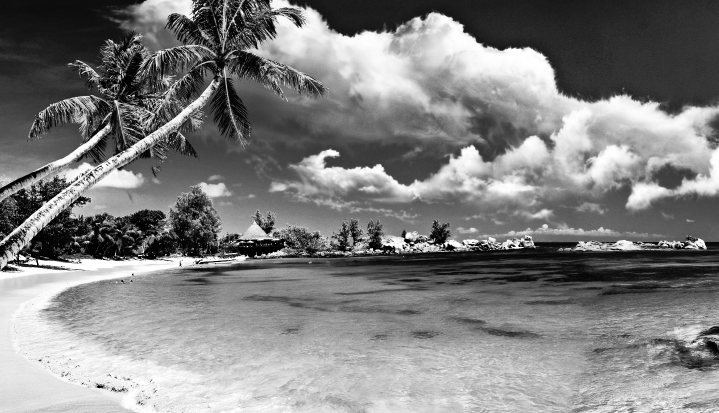
#> input picture DAY 9/equalized_image.png, 1437 x 826 px (shown at 1/2 size)
$ python day11_thresholding.py --image '../DAY 9/equalized_image.png'
#> lines starting #> are read from the running program, lines starting #| are printed output that depends on the picture; after the words box and inside, x2 and y2 are one past the last pixel; in counts of white or black regions, pixels touching at a corner belong together
# day11_thresholding.py
# Complete guide to image thresholding
from __future__ import print_function
import numpy as np
import argparse
import cv2
print("=" * 70)
print("DAY 11: THRESHOLDING")
print("=" * 70)
# -----------------------------------------------------------------
# SECTION 1: LOAD IMAGE
# -----------------------------------------------------------------
print("\n[Section 1] Loading image...")
ap = argparse.ArgumentParser()
ap.add_argument("-i", "--image", required=True,help="Path to the image")
args = vars(ap.parse_args())
# Load image
image = cv2.imread(args["image"])
#> image is the input picture: shape (826, 1437, 3); min 0, max 255, mean 128.2
if image is None:
    print("ERROR: Could not load image!")
    exit()
height, width = image.shape[:2]
#> height = 826; width = 1437
print(f"Loaded: {width} x {height} pixels")
#| Loaded: 1437 x 826 pixels
# Convert to grayscale (thresholding works on single channel)
gray = cv2.cvtColor(image, cv2.COLOR_BGR2GRAY)
cv2.imshow("Original (Color)", image)
cv2.imshow("Grayscale", gray)
cv2.waitKey(0)
# Create a test image with varying lighting for adaptive thresholding demo
print("\nCreating test image with varying lighting...")
test_image = np.zeros((300, 500), dtype="uint8")
# Left side: dark text on light background
cv2.rectangle(test_image, (0, 0), (250, 300), 200, -1)
#> test_image: shape (300, 500); values 0 (black) and 200 (white), 50.2% white; 1 black region, box (x1, y1, x2, y2) and area: (251, 0, 500, 300) 74700
cv2.putText(test_image, "DARK", (80, 160), cv2.FONT_HERSHEY_SIMPLEX, 2,50, 3)
#> test_image: shape (300, 500); min 0, max 200, mean 98.1
# Right side: light text on dark background (inverse)
cv2.rectangle(test_image, (250, 0), (500, 300), 50, -1)
#> test_image: shape (300, 500); values 50 (black) and 200 (white), 48.5% white; 4 white regions, box (x1, y1, x2, y2) and area: (0, 0, 250, 300) 71489, (91, 121, 114, 158) 757, (169, 121, 192, 136) 315, (134, 126, 147, 144) 128
cv2.putText(test_image, "LIGHT", (330, 160), cv2.FONT_HERSHEY_SIMPLEX, 2,200, 3)
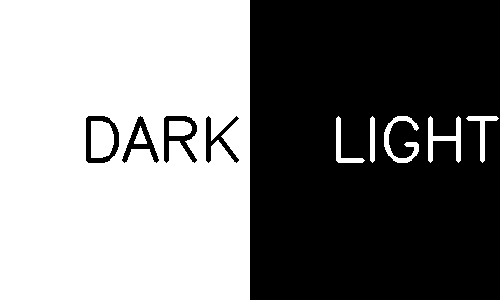
#> test_image: shape (300, 500); values 50 (black) and 200 (white), 49.8% white; 9 white regions, largest, box (x1, y1, x2, y2) and area: (0, 0, 250, 300) 71489, (91, 121, 114, 158) 757, (428, 116, 461, 163) 561
# Add gradient in middle for smooth transition
for x in range(250, 500):
    intensity = int(50 + (x - 250) * 150 / 250)
    test_image[:, x] = intensity
cv2.imshow("Test Image (Varying Lighting)", test_image)
cv2.waitKey(0)
# -----------------------------------------------------------------
# SECTION 2: SIMPLE THRESHOLDING
# -----------------------------------------------------------------
print("\n[Section 2] Simple Thresholding")
print("-" * 50)
print("Simple thresholding uses a SINGLE global threshold value T.")
print("Formula: pixel = 255 if pixel > T else 0")
# Try different threshold values
thresholds = [50, 100, 127, 150, 200]
print("\nApplying different threshold values:")
for T in thresholds:
 # Apply binary threshold
    _, binary = cv2.threshold(gray, T, 255, cv2.THRESH_BINARY)

 # Apply inverse binary threshold
    _, binary_inv = cv2.threshold(gray, T, 255, cv2.THRESH_BINARY_INV)

 # Display
    cv2.putText(binary, f"Binary (T={T})", (10, 30), cv2.FONT_HERSHEY_SIMPLEX, 0.7, (255, 255, 255), 2)
    cv2.putText(binary_inv, f"Binary Inv (T={T})", (10, 30), cv2.FONT_HERSHEY_SIMPLEX, 0.7, (255, 255, 255), 2)

    comparison = np.hstack([binary, binary_inv])
    cv2.imshow(f"Simple Threshold - T={T}", comparison)
    cv2.waitKey(0)
#> binary: shape (826, 1437); 21.7% white; 4000 white regions (3725 under 20 px), largest, box (x1, y1, x2, y2) and area: (0, 510, 720, 826) 101117, (832, 26, 1437, 386) 48271, (531, 0, 856, 211) 24244
print("\nObservation: Lower T = more white pixels, Higher T = more black pixels")
print("Finding the 'perfect' T requires trial and error!")
# Test on varying lighting image
print("\n--- Simple Threshold on Varying Lighting (Problem!) ---")
for T in [100, 127, 150]:
    _, binary_test = cv2.threshold(test_image, T, 255, cv2.THRESH_BINARY)
    cv2.putText(binary_test, f"T={T} (fails on one side)", (10, 30), cv2.FONT_HERSHEY_SIMPLEX, 0.7, (255, 255, 255), 2)
    cv2.imshow(f"Simple Threshold on Varying Lighting - T={T}",binary_test)
    cv2.waitKey(0)
#> binary_test: shape (300, 500); 64.9% white; 8 black regions (2 under 20 px), largest, box (x1, y1, x2, y2) and area: (250, 0, 419, 300) 50232, (164, 116, 197, 163) 656, (86, 116, 119, 163) 618, (122, 116, 159, 163) 543, (206, 116, 239, 163) 494, (268, 22, 274, 29) 31
print("PROBLEM: Single threshold can't handle both dark and light regions!")
print("Solution: Adaptive thresholding!")
# -----------------------------------------------------------------
# SECTION 3: ADAPTIVE THRESHOLDING
# -----------------------------------------------------------------
print("\n[Section 3] Adaptive Thresholding")
print("-" * 50)
print("Adaptive thresholding uses DIFFERENT thresholds for different regions.")
print("How it works: For each pixel, look at its neighborhood and compute:")
print("\nTwo methods:")
print(" 1. MEAN_C: Threshold = mean(neighborhood) - C")
print(" 2. GAUSSIAN_C: Threshold = weighted mean(neighborhood) - C")
# Apply adaptive thresholding
block_sizes = [11, 21, 31] # Neighborhood size (must be odd)
constant_C = [2, 5, 10] # Value subtracted from mean
print("\nApplying adaptive thresholding to varying lighting image...")
# Show original test image
cv2.imshow("Original Test Image (varying lighting)", test_image)
cv2.waitKey(0)
# Method 1: Mean C
print("\n--- Method: ADAPTIVE_THRESH_MEAN_C ---")
for block in block_sizes:
    for C in constant_C:
        adaptive_mean = cv2.adaptiveThreshold(
        test_image, 255, cv2.ADAPTIVE_THRESH_MEAN_C,
        cv2.THRESH_BINARY, block, C
        )
    cv2.putText(adaptive_mean, f"Mean C: block={block}, C={C}", (10,30),
    cv2.FONT_HERSHEY_SIMPLEX, 0.5, (255, 255, 255), 1)
    cv2.imshow(f"Adaptive Mean - block={block}, C={C}",adaptive_mean)
    cv2.waitKey(0)
#> adaptive_mean: shape (300, 500); 95.7% white; 5 black regions, box (x1, y1, x2, y2) and area: (250, 0, 264, 300) 4200, (164, 116, 197, 163) 656, (86, 116, 119, 163) 618, (122, 116, 159, 163) 543, (206, 116, 239, 163) 494
# Method 2: Gaussian C
print("\n--- Method: ADAPTIVE_THRESH_GAUSSIAN_C ---")
for block in block_sizes:
    for C in constant_C:
        adaptive_gauss = cv2.adaptiveThreshold(
        test_image, 255, cv2.ADAPTIVE_THRESH_GAUSSIAN_C,
        cv2.THRESH_BINARY, block, C
        )
    cv2.putText(adaptive_gauss, f"Gauss C: block={block}, C={C}",(10, 30), cv2.FONT_HERSHEY_SIMPLEX, 0.5, (255, 255, 255), 1)
    cv2.imshow(f"Adaptive Gaussian - block={block}, C={C}",adaptive_gauss)
    cv2.waitKey(0)
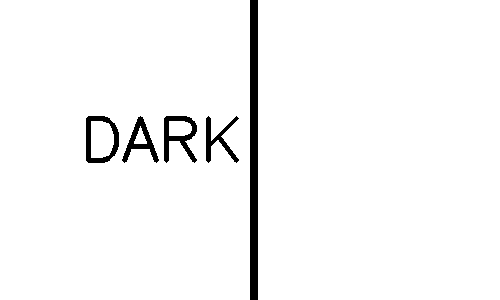
#> adaptive_gauss: shape (300, 500); 96.9% white; 5 black regions, box (x1, y1, x2, y2) and area: (250, 0, 258, 300) 2400, (164, 116, 197, 163) 656, (86, 116, 119, 163) 618, (122, 116, 159, 163) 543, (206, 116, 239, 163) 494
print("\nSUCCESS! Adaptive thresholding handles varying lighting!")
print(" - Mean C: faster, good for uniform lighting variations")
print(" - Gaussian C: slower, better for complex lighting")
# Apply to real image
print("\n--- Applying Adaptive Thresholding to Your Image ---")
# Find good parameters (tune these for your image)
best_adaptive = cv2.adaptiveThreshold(
 gray, 255, cv2.ADAPTIVE_THRESH_GAUSSIAN_C,
 cv2.THRESH_BINARY, 11, 2
)
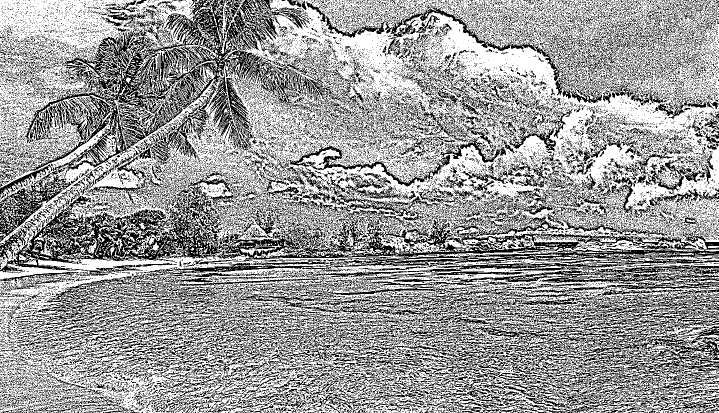
#> best_adaptive: shape (826, 1437) (shown at 1/2 size); 60.7% white; black in thin lines or dots
cv2.imshow("Original Grayscale", gray)
cv2.imshow("Adaptive Threshold (Gaussian, block=11, C=2)", best_adaptive)
cv2.waitKey(0)
# -----------------------------------------------------------------
# SECTION 4: OTSU'S METHOD (AUTOMATIC THRESHOLD)
# -----------------------------------------------------------------
print("\n[Section 4] Otsu's Method - Automatic Threshold Selection")
print("-" * 50)
print("Otsu's method analyzes the histogram to find the optimal threshold.")
print("Assumption: Image has two peaks (foreground and background).")
# Compute and display histogram
hist = cv2.calcHist([gray], [0], None, [256], [0, 256])
#> hist = 256 values, max 11976 at index 135, min 0 at index 24, mean 4636.6
# Find Otsu's threshold
otsu_threshold, otsu_result = cv2.threshold(
 gray, 0, 255, cv2.THRESH_BINARY + cv2.THRESH_OTSU
)
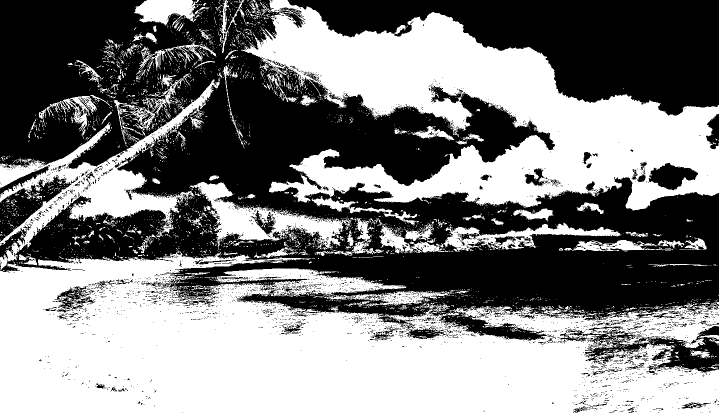
#> otsu_result: shape (826, 1437) (shown at 1/2 size); 50.2% white; 3587 black regions (3430 under 20 px), largest, box (x1, y1, x2, y2) and area: (0, 0, 1437, 682) 444966, (575, 0, 1437, 231) 100968, (1131, 652, 1437, 745) 9718
#> otsu_threshold = 127
print(f"\nOtsu automatically found threshold T = {otsu_threshold}")
#| Otsu automatically found threshold T = 127.0
# Compare with manual threshold
manual_threshold = 127
_, manual_result = cv2.threshold(gray, manual_threshold, 255,
cv2.THRESH_BINARY)
# Create comparison
comparison = np.hstack([
 cv2.resize(gray, (250, 200)),
 cv2.resize(manual_result, (250, 200)),
 cv2.resize(otsu_result, (250, 200))
])
cv2.putText(comparison, "Original", (80, 30), cv2.FONT_HERSHEY_SIMPLEX,
0.6, (255, 255, 255), 2)
cv2.putText(comparison, f"Manual T={manual_threshold}", (300, 30),cv2.FONT_HERSHEY_SIMPLEX, 0.6, (255, 255, 255), 2)
cv2.putText(comparison, f"Otsu T={otsu_threshold}", (560, 30), cv2.FONT_HERSHEY_SIMPLEX, 0.6, (255, 255, 255), 2)
cv2.imshow("Manual vs Otsu Thresholding", comparison)
cv2.waitKey(0)
# Visualize threshold on histogram
print("\n--- Visualizing Otsu Threshold on Histogram ---")
import matplotlib.pyplot as plt
plt.figure(figsize=(10, 6))
plt.plot(hist, color='black')
plt.axvline(x=otsu_threshold, color='red', linestyle='--', label=f"Otsu Threshold = {otsu_threshold}")
plt.axvline(x=manual_threshold, color='blue', linestyle='--',label=f"Manual Threshold = {manual_threshold}")
plt.title("Grayscale Histogram with Thresholds")
plt.xlabel("Pixel Intensity")
plt.ylabel("Number of Pixels")
plt.legend()
plt.grid(True, alpha=0.3)
plt.savefig("otsu_histogram.png")
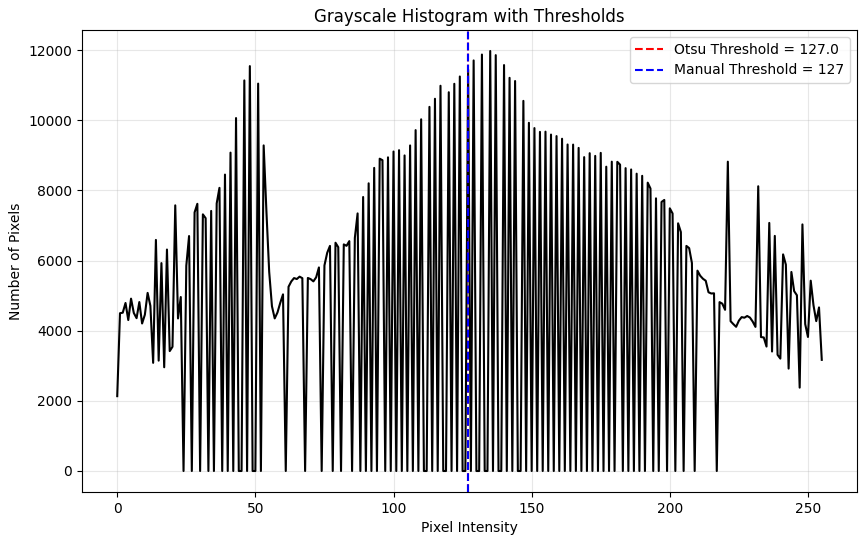
#> figure drawn by matplotlib, 1 panel; curve peaks at x = 135, y = 11976
plt.show()
print("\nAdvantages of Otsu:")
print(" - No manual tuning needed")
print(" - Optimal for bimodal histograms (two distinct peaks)")
print("Disadvantages:")
print(" - Fails if histogram is not bimodal")
print(" - Assumes uniform lighting")
# -----------------------------------------------------------------
# SECTION 5: THRESHOLDING TYPES COMPARISON
# -----------------------------------------------------------------
print("\n[Section 5] All Thresholding Types Comparison")
print("-" * 50)
# Apply all types for comparison
threshold_types = {
 "Binary (T=127)": lambda: cv2.threshold(gray, 127, 255,cv2.THRESH_BINARY)[1],
 "Binary Inv (T=127)": lambda: cv2.threshold(gray, 127, 255,cv2.THRESH_BINARY_INV)[1],
 "Trunc (T=127)": lambda: cv2.threshold(gray, 127, 255,cv2.THRESH_TRUNC)[1],
 "Tozero (T=127)": lambda: cv2.threshold(gray, 127, 255,cv2.THRESH_TOZERO)[1],
 "Tozero Inv (T=127)": lambda: cv2.threshold(gray, 127, 255,cv2.THRESH_TOZERO_INV)[1],
 "Adaptive (Mean)": lambda: cv2.adaptiveThreshold(gray, 255,cv2.ADAPTIVE_THRESH_MEAN_C,cv2.THRESH_BINARY,11, 2),
 "Adaptive (Gaussian)": lambda: cv2.adaptiveThreshold(gray, 255,cv2.ADAPTIVE_THRESH_GAUSSIAN_C,cv2.THRESH_BINARY, 11, 2),
 "Otsu": lambda: cv2.threshold(gray, 0, 255, cv2.THRESH_BINARY + cv2.THRESH_OTSU)[1]
}
# Create a grid of results
grid_images = []
current_row = []
for i, (name, func) in enumerate(threshold_types.items()):
    result = func()
    result_resized = cv2.resize(result, (200, 150))
    cv2.putText(result_resized, name[:15], (5, 20),
    cv2.FONT_HERSHEY_SIMPLEX, 0.4, (255, 255, 255), 1)
    current_row.append(result_resized)

    if len(current_row) == 4:
        grid_images.append(np.hstack(current_row))
        current_row = []
#> this loop made 8 passes
#> name on passes 1 to 8: 'Binary (T=127)', 'Binary Inv (T=127)', 'Trunc (T=127)', 'Tozero (T=127)', 'Tozero Inv (T=127)', 'Adaptive (Mean)', 'Adaptive (Gaussian)', 'Otsu'
#> pass 1, `result_resized = cv2.resize(result, (200, 150))`:
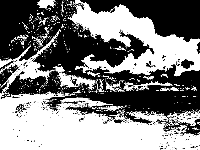
#> result_resized: shape (150, 200); min 0, max 255, mean 128.1
#> after the loop, current_row = []; grid_images = 2 items
if current_row:
    while len(current_row) < 4:
        blank = np.zeros((150, 200), dtype="uint8")
        current_row.append(blank)
        grid_images.append(np.hstack(current_row))
grid = np.vstack(grid_images)
cv2.imshow("ALL THRESHOLDING TYPES COMPARED", grid)
cv2.waitKey(0)
# -----------------------------------------------------------------
# SECTION 6: PRACTICAL APPLICATION - COINS SEGMENTATION
# -----------------------------------------------------------------
print("\n[Section 6] Practical Application: Coin Segmentation")
print("-" * 50)
# Create a simulated coins image (or use real one if available)
coins = np.zeros((400, 400), dtype="uint8")
#> coins: shape (400, 400); every value is 0
# Draw circles to simulate coins
cv2.circle(coins, (100, 100), 50, 200, -1)
cv2.circle(coins, (250, 120), 45, 180, -1)
cv2.circle(coins, (180, 250), 55, 220, -1)
cv2.circle(coins, (320, 280), 40, 190, -1)
cv2.circle(coins, (80, 300), 35, 170, -1)
# Add some noise
noise = np.random.randint(0, 30, coins.shape, dtype="uint8")
coins_noisy = cv2.add(coins, noise)
cv2.imshow("Coins Image (simulated)", coins_noisy)
cv2.waitKey(0)
# Apply Gaussian blur to reduce noise
blurred = cv2.GaussianBlur(coins_noisy, (5, 5), 0)
# Apply Otsu's thresholding
_, coin_threshold = cv2.threshold(blurred, 0, 255, cv2.THRESH_BINARY + cv2.THRESH_OTSU)
#> coin_threshold: shape (400, 400); 20.3% white; 5 white regions
# Find contours (preview of Day 13)
contours, _ = cv2.findContours(coin_threshold, cv2.RETR_EXTERNAL,cv2.CHAIN_APPROX_SIMPLE)
#> contours = 5 contours; box (x1, y1, x2, y2) and area: (125, 195, 235, 306) 9324, (51, 51, 150, 150) 7700, (206, 76, 295, 165) 6229, (281, 241, 360, 320) 4908, (46, 266, 115, 335) 3724
# Count coins
coin_count = len(contours)
#> coin_count = 5
print(f"Found {coin_count} coins!")
#| Found 5 coins!
# Draw contours on original
result = cv2.cvtColor(coins_noisy, cv2.COLOR_GRAY2BGR)
cv2.drawContours(result, contours, -1, (0, 255, 0), 2)
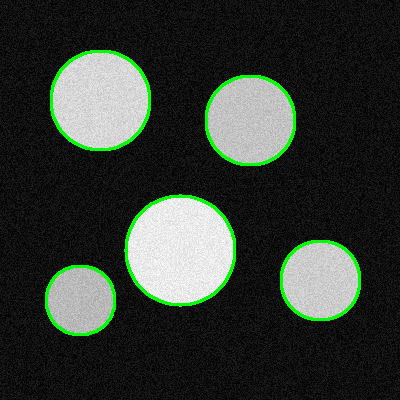
#> result: shape (400, 400, 3); mean B, G, R 50.4, 58.1, 50.4
# Show results
coins_noisy_bgr = cv2.cvtColor(coins_noisy, cv2.COLOR_GRAY2BGR)
coin_threshold_bgr = cv2.cvtColor(coin_threshold, cv2.COLOR_GRAY2BGR)

#> (the run stopped early here; a loop or call above may not have finished)
